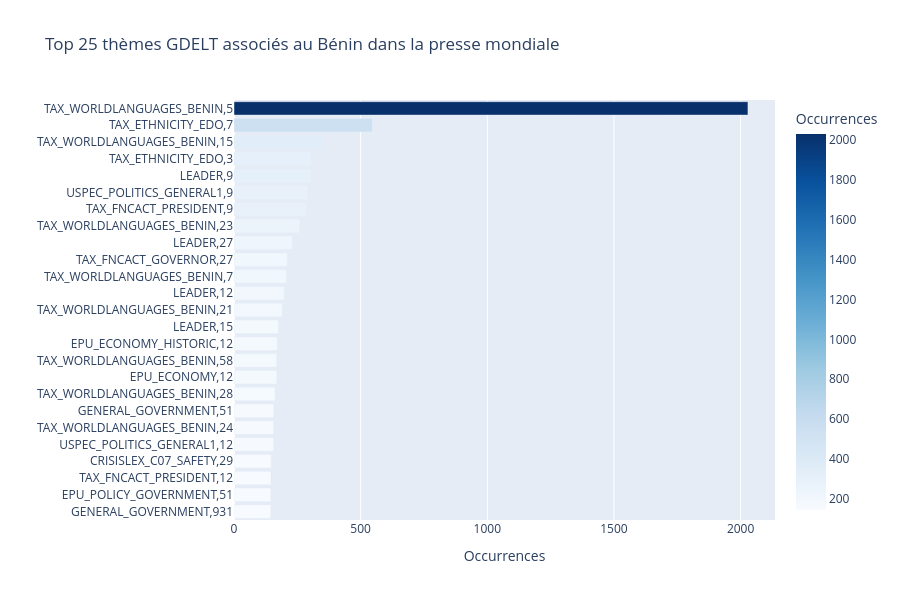

Notebook cell for this chart:
### Code cell
# Chercher la colonne themes
COL_THEMES = find_col(gkg, ['themes', 'theme', 'topic'])
print(f'Colonne thèmes : {COL_THEMES}')

if COL_THEMES:
    # Les thèmes GKG sont souvent séparés par ';'
    sep = ';' if gkg[COL_THEMES].dropna().iloc[0].count(';') > 0 else ','
    themes_series = gkg[COL_THEMES].dropna().str.split(sep).explode().str.strip()
    themes_series = themes_series[themes_series.str.len() > 2]
    top_themes = themes_series.value_counts().head(25).reset_index()
    top_themes.columns = ['theme', 'count']

    fig = px.bar(
        top_themes.sort_values('count'),
        x='count', y='theme', orientation='h',
        title='Top 25 thèmes GDELT associés au Bénin dans la presse mondiale',
        labels={'count': 'Occurrences', 'theme': ''},
        color='count', color_continuous_scale='Blues',
        height=600
    )
    fig.update_layout(showlegend=False)
    fig.show()

### Figure 1 — Plotly figure (JSON) as saved in the notebook; plotly's stock layout.template omitted (floating-point values rounded to 4 significant figures)
{"data": [{"hovertemplate": "Occurrences=%{marker.color}<br>=%{y}<extra></extra>", "legendgroup": "", "marker": {"color": [145, 145, 146, 147, 156, 156, 157, 162, 169, 169, 170, 175, 191, 198, 207, 210, 230, 260, 285, 290, 302, 304, 356, 546, 2029], "coloraxis": "coloraxis", "pattern": {"shape": ""}}, "name": "", "orientation": "h", "showlegend": false, "textposition": "auto", "type": "bar", "x": [145, 145, 146, 147, 156, 156, 157, 162, 169, 169, 170, 175, 191, 198, 207, 210, 230, 260, 285, 290, 302, 304, 356, 546, 2029], "xaxis": "x", "y": ["GENERAL_GOVERNMENT,931", "EPU_POLICY_GOVERNMENT,51", "TAX_FNCACT_PRESIDENT,12", "CRISISLEX_C07_SAFETY,29", "USPEC_POLITICS_GENERAL1,12", "TAX_WORLDLANGUAGES_BENIN,24", "GENERAL_GOVERNMENT,51", "TAX_WORLDLANGUAGES_BENIN,28", "EPU_ECONOMY,12", "TAX_WORLDLANGUAGES_BENIN,58", "EPU_ECONOMY_HISTORIC,12", "LEADER,15", "TAX_WORLDLANGUAGES_BENIN,21", "LEADER,12", "TAX_WORLDLANGUAGES_BENIN,7", "TAX_FNCACT_GOVERNOR,27", "LEADER,27", "TAX_WORLDLANGUAGES_BENIN,23", "TAX_FNCACT_PRESIDENT,9", "USPEC_POLITICS_GENERAL1,9", "LEADER,9", "TAX_ETHNICITY_EDO,3", "TAX_WORLDLANGUAGES_BENIN,15", "TAX_ETHNICITY_EDO,7", "TAX_WORLDLANGUAGES_BENIN,5"], "yaxis": "y"}], "layout": {"barmode": "relative", "coloraxis": {"colorbar": {"title": {"text": "Occurrences"}}, "colorscale": [[0, "rgb(247,251,255)"], [0.125, "rgb(222,235,247)"], [0.25, "rgb(198,219,239)"], [0.375, "rgb(158,202,225)"], [0.5, "rgb(107,174,214)"], [0.625, "rgb(66,146,198)"], [0.75, "rgb(33,113,181)"], [0.875, "rgb(8,81,156)"], [1, "rgb(8,48,107)"]]}, "height": 600, "legend": {"tracegroupgap": 0}, "showlegend": false, "title": {"text": "Top 25 thèmes GDELT associés au Bénin dans la presse mondiale"}, "xaxis": {"anchor": "y", "domain": [0, 1], "title": {"text": "Occurrences"}}, "yaxis": {"anchor": "x", "domain": [0, 1], "title": {"text": ""}}}}
